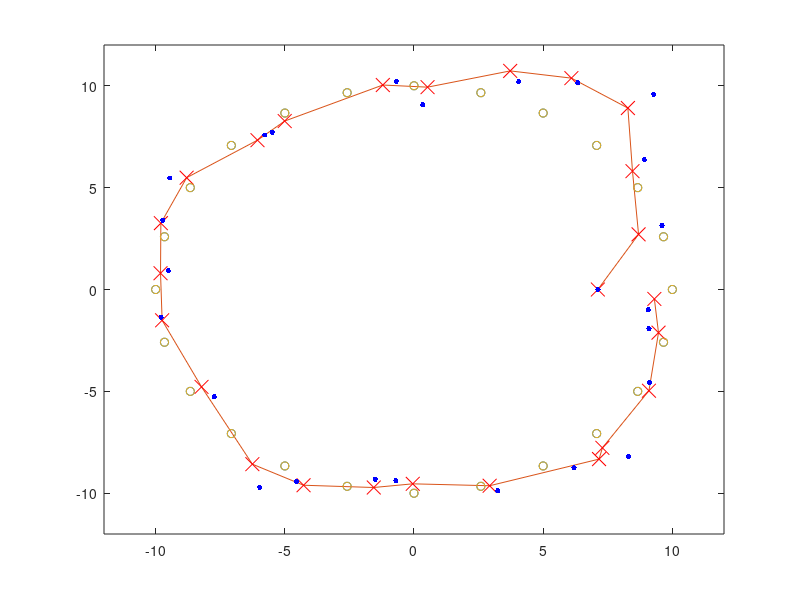
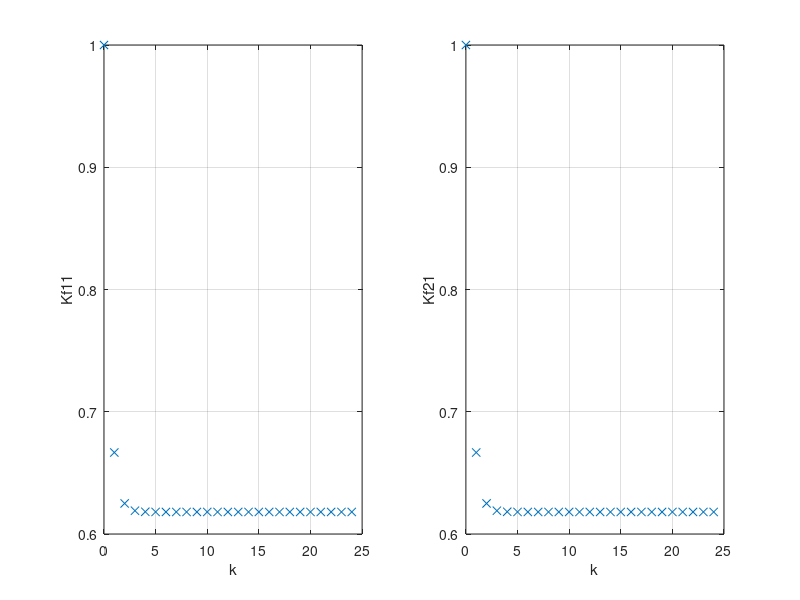
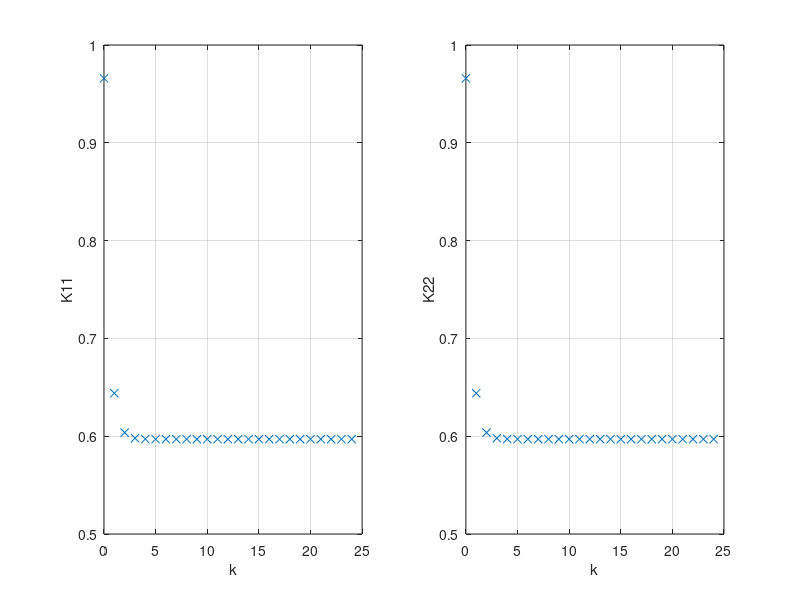
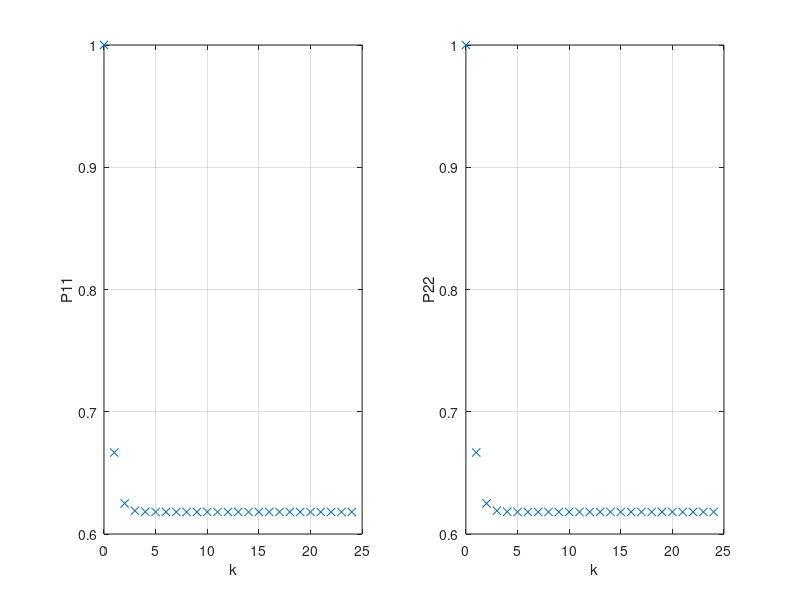

MATLAB code for these plots, in order:
clc
clear
close all

N = 25;
theta = pi / 12;
A = [cos(theta) -sin(theta); 
        sin(theta) cos(theta)];

R1 = [1 0; 
         0 1];  % process uncertainty %%
R2 = [1 0; 
         0 1];  % measurement uncertainty
C = eye(2);
Pm(:,:,1) = 1e5*eye(2); %P(N|N-1) %%
% kalman gain and estimate uncertainty

for k = 1:24
    r_x(k) = 10*cos(k*pi/12);
    r_y(k) = 10*sin(k*pi/12);
end
plot(r_x, r_y, 'o')

for k=1: N
    Kf(:,:, k) = Pm(:, :, k) * C' * (C * Pm(:, :, k) * C' + R2) ^ (-1);
    K(:,:,k)=(A*Pm(:,:,k)*C')*(C*Pm(:,:,k)*C'+R2)^(-1);
    %K(:,:, k) = A * Kf(:,:, k);  
    P(:, :, k) = Pm(:, :, k) - Pm(:, :, k) * C' * (C * Pm(:, :, k) * C' + R2) ^ (-1) * C * Pm(:, :, k);
    Pm(:, :, k+1) = A * Pm(:, :, k)*A' - K(:,:, k)*(C*Pm(:, :,k)*C' + R2)*K(:,:, k)' + R1;
end
w = random('normal', 0, 0, 1, N);
v = random('normal', 0, 1, 2, N);
x(:, 1) = [10; 0];
xhm(:, 1) = [10; 0];%%
% put measurement to y
y=[7.1165 9.6022 8.9144 9.2717 6.3400 4.0484 0.3411 -0.6784 -5.7726 -5.4925 -9.4523 -9.7232 -9.5054 -9.7908 -7.7300 -5.9779  -4.5535 -1.5042 -0.7044 3.2406 8.3029 6.1925 9.1178 9.0904 9.0662;
    0.000 3.1398 6.3739 9.5877 10.1450 10.1919 9.0683 10.2254 7.5799 7.7231 5.4721 3.3990 0.9172 -1.3551 -5.2708 -9.7011 -9.4256 -9.3053 -9.3815 -9.8822 -8.1876 -8.7501 -4.5653 -1.9179 -1.0000];

T=1;   
for k=1: N
    % x(:, k+1) = A*x(:, k) + [1; 1]*w(:, k);
    %x(:, k+1) = A*x(:, k);
    x(:, k+1)=A*x(:,k) + [1; 1]*w(:,k);
    %yh(:, k)=C*x(:,k)+v(1,k);
    xh(:, k) = xhm(:, k) + Kf(:,:, k)*(y(:,k)-C*xhm(:,k));
    xhm(:, k+1) = A*xhm(:, k) + K(:,:, k)*(y(:, k)-C*xhm(:, k));
end

figure(1)
hold on
% plot([0:N-1],x(1,1:N),'x');
% plot([0:N-1],x(2,1:N),'o');
plot(xh(1,1:N),xh(2,1:N),'-');
plot(xh(1,1:N),xh(2,1:N),'rx', 'MarkerSize',10);
plot(r_x, r_y, 'o')
%plot(x(1,1:N),x(2,1:N),'o');
plot(y(1,:), y(2,:), '.b', 'MarkerSize',12);
xlim([-12 12])
ylim([-12 12])

% biases:
num = 0;
for k = 1: N
    %num = num + 10 * cos(2 * pi * (k-1) / (N-1)) - xh(1, k);
    num = num + x(1,k) - xh(1,k);
end
y_bias = num / N;
disp(y_bias)

num = 0;
for k = 1: N
    num = num + x(2,k) - xh(2,k);
end
z_bias = num / N;
disp(z_bias)

% variance:
num = 0;
for k = 1: N
    num = num + (x(1,k) - xh(1,k))^2;
end
y_variance = num / N;
disp(y_variance)

num = 0;
for k = 1: N
    num = num + (x(2,k) - xh(2,k))^2;
end
z_variance = num / N;
disp(z_variance)




Kf11= squeeze(Kf(1,1,1:N));
Kf22= squeeze(Kf(2,2,1:N));

figure(2)


subplot(1,2,1)
plot([0:N-1],Kf11,'x');
grid
xlabel('k');
ylabel('Kf11');

subplot(1, 2, 2)
plot([0 : N-1], Kf22, 'x');
grid
xlabel('k');
ylabel('Kf21');

%%%%%%

K11= squeeze(K(1,1,1:N));
K22= squeeze(K(2,2,1:N));

figure(3)

subplot(1,2,1)
plot([0:N-1],K11,'x');
grid
xlabel('k');
ylabel('K11');

subplot(1,2,2)
plot([0:N-1],K22,'x');
grid
xlabel('k');
ylabel('K22');

%%%%%%

P11= squeeze(P(1,1,1:N));
P22= squeeze(P(2,2,1:N));

figure(4)
subplot(1,2,1)
plot([0:N-1],P11,'x');
grid
xlabel('k');
ylabel('P11');

subplot(1,2,2)
plot([0:N-1],P22,'x');
grid
xlabel('k');
ylabel('P22');

%%%%%%

Pm11= squeeze(Pm(1,1,1:N));
Pm22= squeeze(Pm(2,2,1:N));

figure(5)
subplot(1,2,1)

plot([0:N-1],Pm11,'x');
grid
xlabel('k');
ylabel('Pm11(k+1|k)');

subplot(1,2,2)
plot([0:N-1],Pm22,'x');
grid
xlabel('k');
ylabel('Pm22(k+1|k)');

